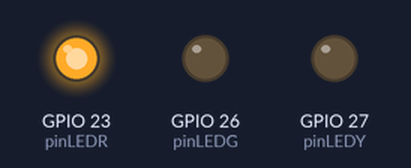
This sketch was run on a simulated ESP32. On the bench: output pins drawn as LEDs (lit = HIGH).

Above: at 2.0 s.
At 6.0 s:
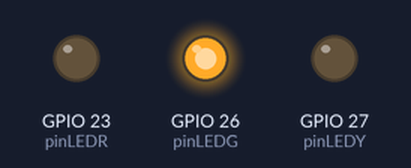
At 9.0 s:
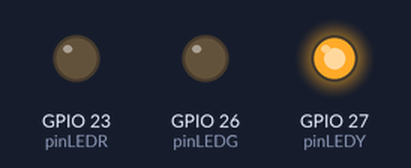
Timing chart, 0 to 13.0 s (numbered marks = the images above):
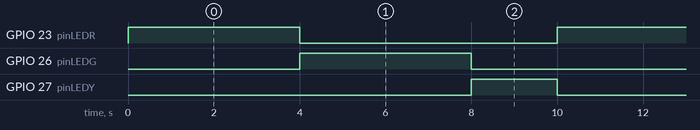

The sketch:

Project1.ino
```cpp
//Get GPIO Number to Const
const int pinLEDR = 23;
const int pinLEDY = 27;
const int pinLEDG = 26;

//Set all LED state to LOW
int RState = LOW;
int YState = LOW;
int GState = LOW;

//Variables for Save Time and Interval Time in LED
long SavedTime = 0;
long IntervalTime = 10000;

void setup() {
  // put your setup code here, to run once:
  pinMode(pinLEDR, OUTPUT);
  pinMode(pinLEDY, OUTPUT);
  pinMode(pinLEDG, OUTPUT);
}

void loop() {
  // put your main code here, to run repeatedly:
  unsigned long TimeNow = millis();
  unsigned long ElapsedTime = TimeNow - SavedTime;
  if(ElapsedTime > IntervalTime){
    SavedTime = TimeNow;
  }
  if(ElapsedTime < 4000) {
    RState = HIGH;
    YState = LOW;
    GState = LOW;
  }
  if(ElapsedTime > 4000 && ElapsedTime < 8000) {
    RState = LOW;
    YState = LOW;
    GState = HIGH;
  }
  if(ElapsedTime > 8000) {
    RState = LOW;
    YState = HIGH;
    GState = LOW;
  }
  digitalWrite(pinLEDR, RState);
  digitalWrite(pinLEDY, YState);
  digitalWrite(pinLEDG, GState);
}
```

Measured:
- by itself, GPIO 23 (pinLEDR), GPIO 26 (pinLEDG): alternates HIGH for 4.0 s and LOW for 6.0 s
- by itself, GPIO 27 (pinLEDY): alternates HIGH for 2.0 s and LOW for 8.0 s
- by itself, everything shown: repeats every 10.0 s, in 3 steps
